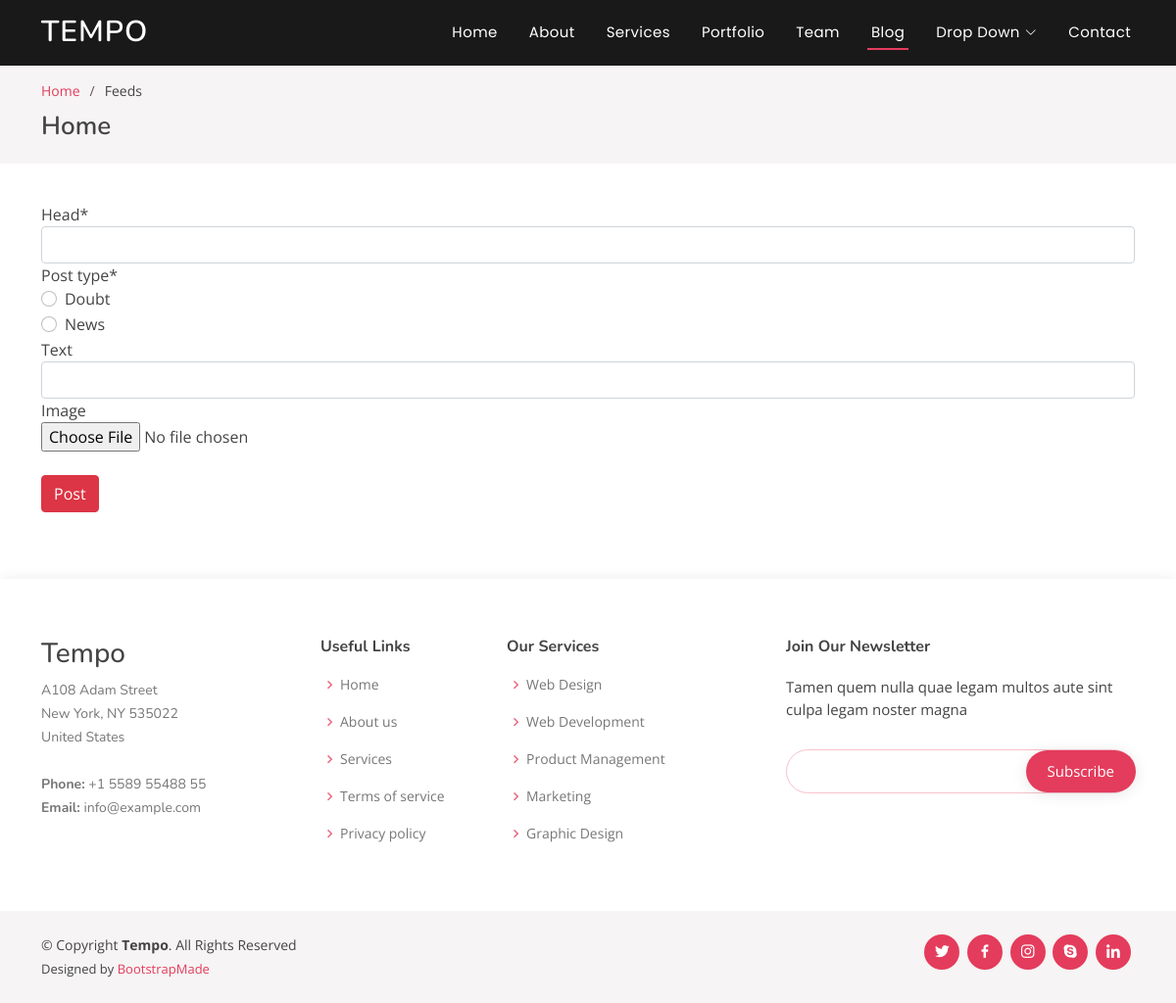
Before: /feeds/ with the older database file.
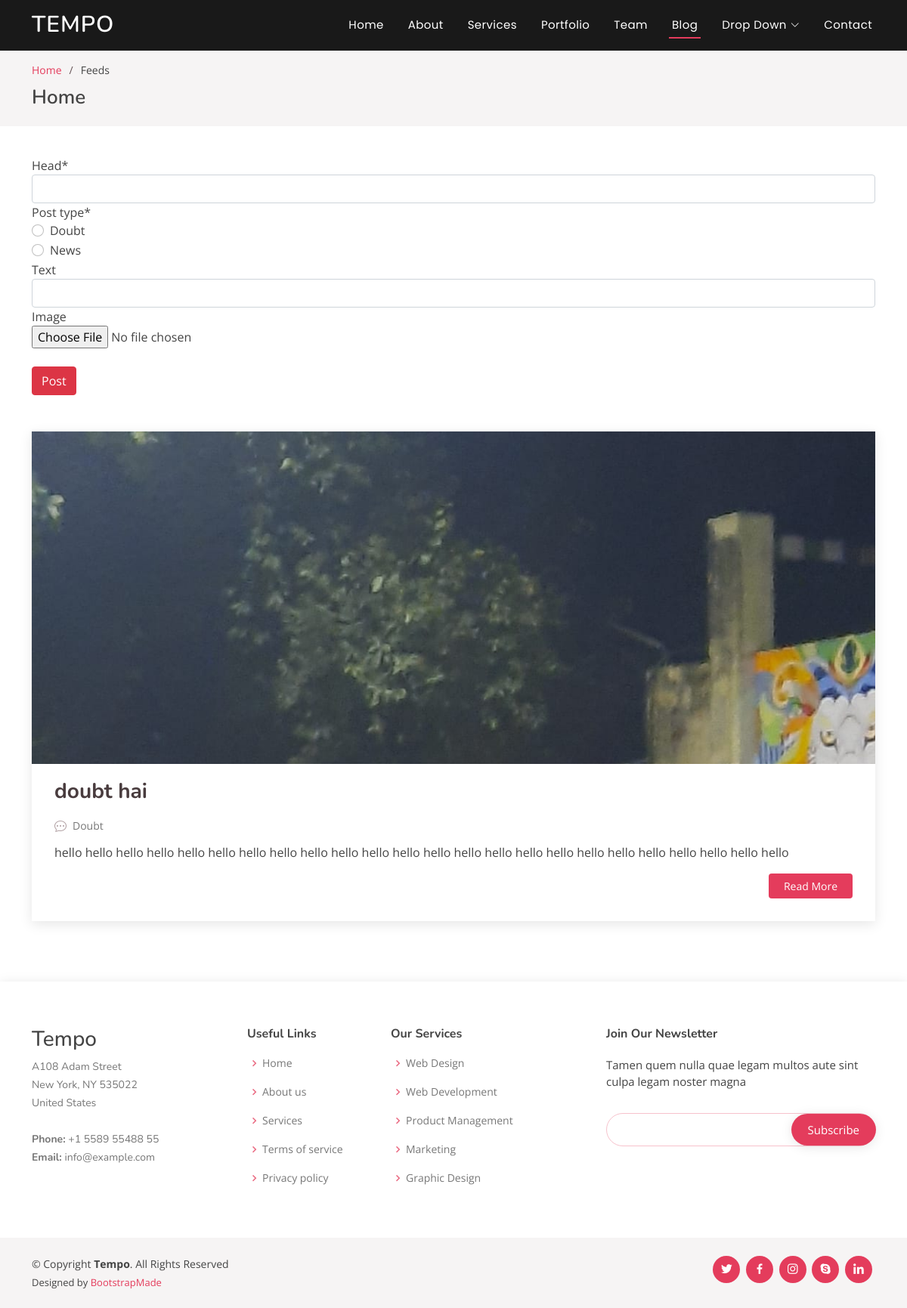
After: the same page with the newer database file.
### home/models.py (models this page shows, shortened)
class feed(models.Model):
	post_type = (('Doubt', 'Doubt'),
				('News', 'News'),)
	head = models.CharField(max_length=50)
	post_type = models.CharField(choices=post_type, max_length=5)
	text = models.CharField(max_length=500)
	image = models.ImageField(default='feed/default.jpg', upload_to='feed/')

### home/views.py (the view)
# urls.py: path('feeds/',				views.feeds_home,		name='feeds'),
def feeds_home(request):
	print(request.method)
	if request.method == 'POST':
		form = AnswerForm(request.POST)
		print("$$$$$$$$$$$$$$$$$$$$$$$$$$$$$$$$")
		print(form)
		if form.is_valid():
			form.save()
			return redirect('feeds')
	else:
		form = AnswerForm()
	feeds   = feed.objects.all()
	context = {
		'form' : form,
		'feeds'	 : feeds,
	}
	return render(request, 'home/feeds.html', context)

### home/forms.py
class AnswerForm(forms.ModelForm):
	CHOICES = [('Doubt', 'Doubt'),
				('News', 'News')]
	head			= forms.CharField(max_length=40, required=True)
	post_type		= forms.ChoiceField(choices=CHOICES, widget=forms.RadioSelect, required=True)
	text 			= forms.CharField(max_length=500, required=False)
	image 			= forms.ImageField(required=False)
	class Meta:
		model = feed
		fields = ['head', 'post_type', 'text', 'image']

### home/templates/home/feeds.html (shortened to what this page needs)
{% extends "home/base.html" %}
{% load static %}
{% load crispy_forms_tags %}
{% block body %}
  <main id="main">
    <section id="breadcrumbs" class="breadcrumbs">
      <div class="container">
        <ol>
          <li><a href="index.html">Home</a></li>
          <li>Feeds</li>
        </ol>
        <h2>Home</h2>
      </div>
    </section>
    <section id="blog" class="blog">
      <div class="container" data-aos="fade-up">
        <div class="row">
          <div class="col-lg-12 mt-5 mt-lg-0">
            <form method="POST" class="php-email-form" enctype="multipart/form-data">
              {{ form|crispy }}
              <br>
              <input class="btn btn-danger" type="submit" value="Post">
            </form>
          </div>
          <div class="col-lg-12 mt-5 entries">
            {% for feed in feeds %}
            <article class="entry">
              <div class="entry-img">
                <img src="{{ feed.image.url }}" alt="" class="img-fluid">
              </div>
              <h2 class="entry-title">
                <a href="blog-single.html">{{feed.head}}</a>
              </h2>
              <div class="entry-meta">
                <ul>
                  <li class="d-flex align-items-center"><i class="bi bi-chat-dots"></i> <a>{{feed.post_type}}</a></li>
                </ul>
              </div>
              <div class="entry-content">
                <p> {{feed.text}}
                </p>
                <div class="read-more">
                  <a href="blog-single.html">Read More</a>
                </div>
              </div>
            </article>
            {% endfor %}
          </div>
        </div>
      </div>
    </section>
  </main>
{% endblock body %}

### home/templates/home/base.html (shortened to what this page needs)
{% load static %}
<!DOCTYPE html>
<html lang="en">
<head>
  <link href="{%static 'home/assets/vendor/bootstrap/css/bootstrap.min.css'%}" rel="stylesheet">
  <link href="{%static 'home/assets/vendor/bootstrap-icons/bootstrap-icons.css'%}" rel="stylesheet">
  <link href="{%static 'home/assets/vendor/boxicons/css/boxicons.min.css'%}" rel="stylesheet">
  <link href="{%static 'home/assets/vendor/glightbox/css/glightbox.min.css'%}" rel="stylesheet">
  <link href="{%static 'home/assets/vendor/remixicon/remixicon.css'%}" rel="stylesheet">
  <link href="{%static 'home/assets/vendor/swiper/swiper-bundle.min.css'%}" rel="stylesheet">
  <link href="{%static 'home/assets/css/style.css'%}" rel="stylesheet">
</head>
<body>
  <header id="header" class="fixed-top header-inner-pages">
    <div class="container d-flex align-items-center justify-content-between">
      <h1 class="logo"><a href="index.html">Tempo</a></h1>
      <nav id="navbar" class="navbar">
        <ul>
          <li><a class="nav-link scrollto " href="#hero">Home</a></li>
          <li><a class="nav-link scrollto" href="#about">About</a></li>
          <li><a class="nav-link scrollto" href="#services">Services</a></li>
          <li><a class="nav-link scrollto " href="#portfolio">Portfolio</a></li>
          <li><a class="nav-link scrollto" href="#team">Team</a></li>
          <li><a class="active" href="blog.html">Blog</a></li>
          <li class="dropdown"><a href="#"><span>Drop Down</span> <i class="bi bi-chevron-down"></i></a>
          </li>
          <li><a class="nav-link scrollto" href="#contact">Contact</a></li>
        </ul>
      </nav>
    </div>
  </header>
{% block body %}{% endblock body %}
  <footer id="footer">
    <div class="footer-top">
      <div class="container">
        <div class="row">
          <div class="col-lg-3 col-md-6 footer-contact">
            <h3>Tempo</h3>
            <p>
              A108 Adam Street <br>
              New York, NY 535022<br>
              United States <br><br>
              <strong>Phone:</strong> +1 5589 55488 55<br>
              <strong>Email:</strong> info@example.com<br>
            </p>
          </div>
          <div class="col-lg-2 col-md-6 footer-links">
            <h4>Useful Links</h4>
            <ul>
              <li><i class="bx bx-chevron-right"></i> <a href="#">Home</a></li>
              <li><i class="bx bx-chevron-right"></i> <a href="#">About us</a></li>
              <li><i class="bx bx-chevron-right"></i> <a href="#">Services</a></li>
              <li><i class="bx bx-chevron-right"></i> <a href="#">Terms of service</a></li>
              <li><i class="bx bx-chevron-right"></i> <a href="#">Privacy policy</a></li>
            </ul>
          </div>
          <div class="col-lg-3 col-md-6 footer-links">
            <h4>Our Services</h4>
            <ul>
              <li><i class="bx bx-chevron-right"></i> <a href="#">Web Design</a></li>
              <li><i class="bx bx-chevron-right"></i> <a href="#">Web Development</a></li>
              <li><i class="bx bx-chevron-right"></i> <a href="#">Product Management</a></li>
              <li><i class="bx bx-chevron-right"></i> <a href="#">Marketing</a></li>
              <li><i class="bx bx-chevron-right"></i> <a href="#">Graphic Design</a></li>
            </ul>
          </div>
          <div class="col-lg-4 col-md-6 footer-newsletter">
            <h4>Join Our Newsletter</h4>
            <p>Tamen quem nulla quae legam multos aute sint culpa legam noster magna</p>
            <form action="" method="post">
              <input type="email" name="email"><input type="submit" value="Subscribe">
            </form>
          </div>
        </div>
      </div>
    </div>
    <div class="container d-md-flex py-4">
      <div class="me-md-auto text-center text-md-start">
        <div class="copyright">
          &copy; Copyright <strong><span>Tempo</span></strong>. All Rights Reserved
        </div>
        <div class="credits">
          Designed by <a href="https://bootstrapmade.com/">BootstrapMade</a>
        </div>
      </div>
      <div class="social-links text-center text-md-right pt-3 pt-md-0">
        <a href="#" class="twitter"><i class="bx bxl-twitter"></i></a>
        <a href="#" class="facebook"><i class="bx bxl-facebook"></i></a>
        <a href="#" class="instagram"><i class="bx bxl-instagram"></i></a>
        <a href="#" class="google-plus"><i class="bx bxl-skype"></i></a>
        <a href="#" class="linkedin"><i class="bx bxl-linkedin"></i></a>
      </div>
    </div>
  </footer>
</body>
</html>

Changed rows visible on the page:
added feed: image (picture), head "doubt hai", post_type "Doubt", text "hello hello hello hello hello hello hello hello hello hello hello hello hello hello hello hello hello hello hello hello hello hello hello hello"
